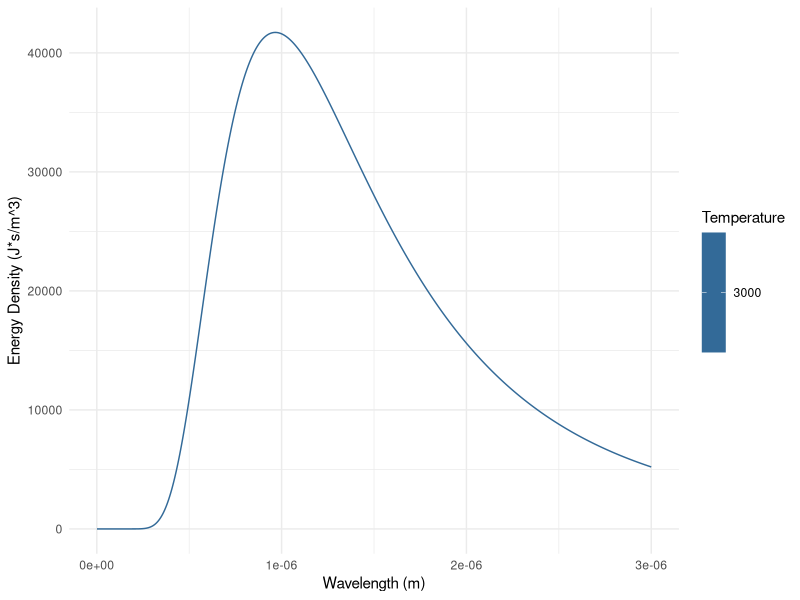
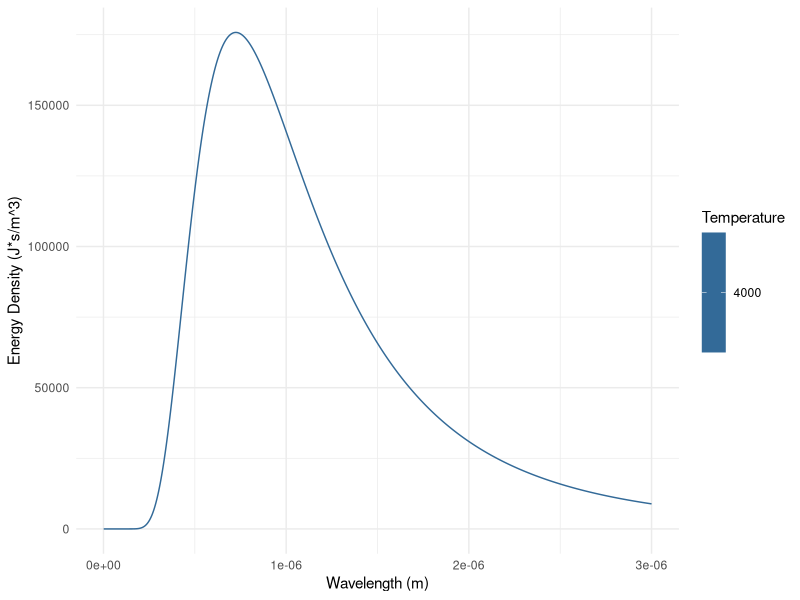
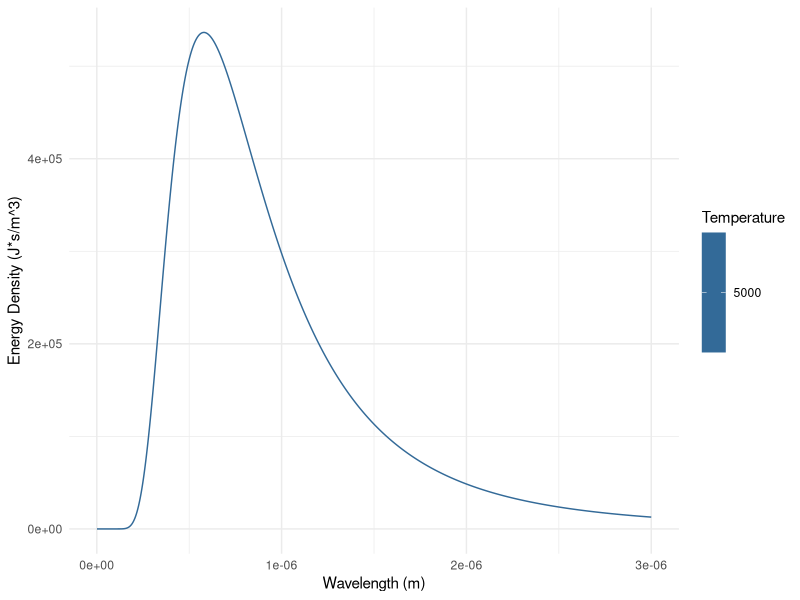

R code for these plots, in order:
library(ggplot2)
library(pracma)

planck <- function(wavelength, temperature) {
  h <- 6.62607015e-34  # Stała Plancka
  k <- 1.380649e-23  # Stała Boltzmanna
  c <- 299792458  # Prędkość światła
  a <- 8.0 * pi * h * c
  b <- wavelength^5
  c <- exp(h * c / (wavelength * k * temperature)) - 1
  return(a / (b * c))
}

plot_black_body_spectrum <- function(temperature) {
  wavelengths <- seq(1e-9, 3e-6, length.out = 1000)
  spectrum <- sapply(wavelengths, planck, temperature)
  df <- data.frame(Wavelength = wavelengths, Spectrum = spectrum, Temperature = temperature)
  ggplot(df, aes(x=Wavelength, y=Spectrum, color=Temperature)) +
    geom_line() +
    labs(x="Wavelength (m)", y="Energy Density (J*s/m^3)") +
    theme_minimal()
}

calculate_power_percentage <- function(temperature, wavelength_range) {
  total_power <- integrate(function(x) planck(x, temperature), 1e-9, 3e-6)$value
  power_in_range <- integrate(function(x) planck(x, temperature), wavelength_range[1], wavelength_range[2])$value
  return((power_in_range / total_power) * 100)
}

temperatures <- c(3000, 4000, 5000)         #Przykładowe temperatury
wavelength_range <- c(1e-7, 1e-6)           #Przykładowy zakres długości fali

for (T in temperatures) {
  print(plot_black_body_spectrum(T))
  power_percentage <- calculate_power_percentage(T, wavelength_range)
  cat("Dla T =", T, "K, procent mocy emitowanej w zakresie", wavelength_range, "m wynosi", round(power_percentage, 2), "%\n")}
